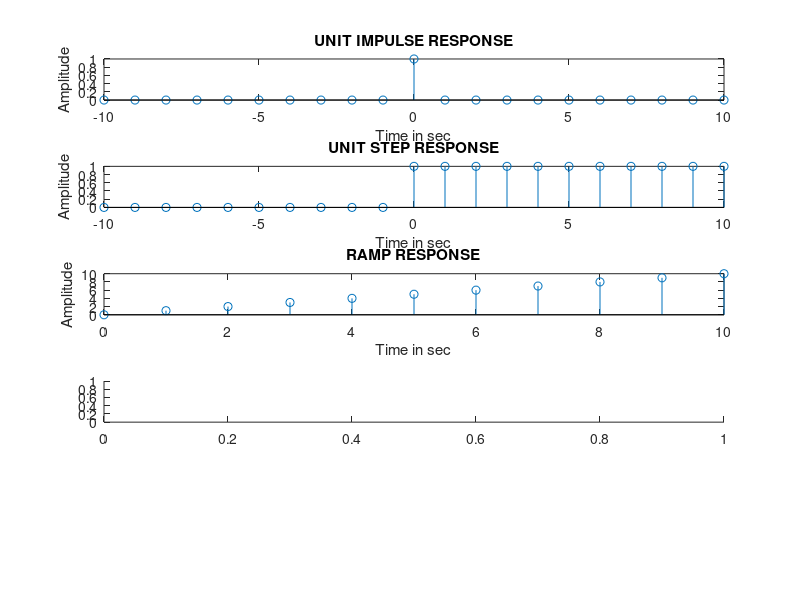

Recreate this plot in MATLAB. (Note: this script raises an error after producing the figure.)
%Basic_signals
clc
close all
clear ALL
n = (-10:1:10);
a = [zeros(1,10) ones(1,1) zeros(1,10)];
subplot(5,1,1), stem(n,a);
xlabel('Time in sec'), ylabel('Amplitude');
title ('UNIT IMPULSE RESPONSE')
n = (-10:1:10);
a = [zeros(1,10) ones(1,11)];
subplot(5,1,2), stem(n,a);
xlabel ('Time in sec'), ylabel ('Amplitude');
title ('UNIT STEP RESPONSE')
n = (0:10);
a = n;
subplot(5,1,3), stem(n,a);
xlabel('Time in sec'), ylabel('Amplitude');
title ('RAMP RESPONSE')
n = (0:1:10);
a = exp(n);
subplot(5,1,4), stem(m,a);
xlabel('Time in sec'), ylabel('Amplitude');
title ('EXPONENTIAL RESPONSE')
%Random_signal
n = 0:1:10;
a = rand(1,11);
subplot(5, 1, 5), stem(n,a);
xlabel('Time in sec'), ylabel('Amplitude');
title ('Random signal')
